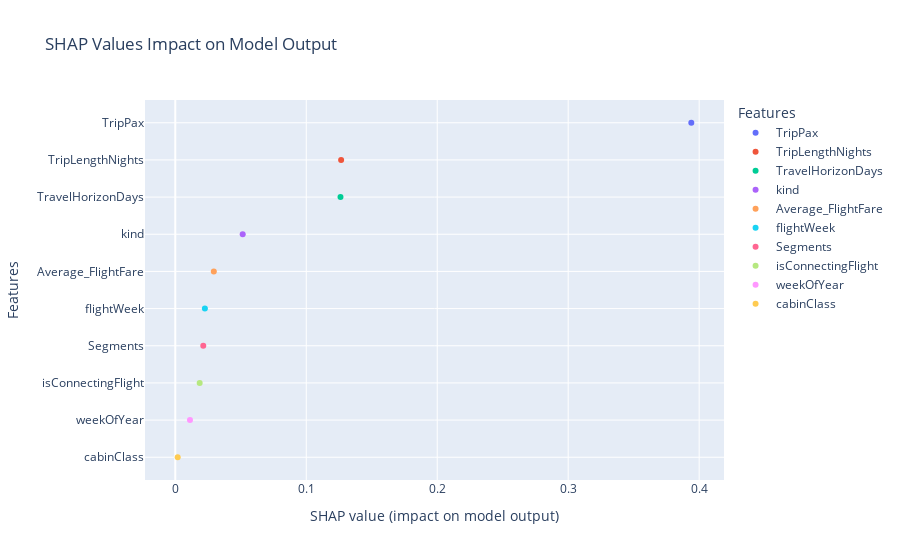

Notebook code for this chart:
### Code cell
import plotly.express as px
import pandas as pd

shap_df = pd.DataFrame(shap_values, columns=df_test_sample[features].columns)
shap_df = shap_df.abs().mean(axis=0).reset_index()
shap_df.columns = ['feature', 'impact']
shap_df = shap_df.sort_values(by='impact', ascending=False)

print(shap_df)

fig = px.scatter(
    shap_df,
    x='impact',
    y='feature',
    color='feature',
    title='SHAP Values Impact on Model Output',
    labels={'impact': 'SHAP value (impact on model output)', 'feature': 'Features'}
)

fig.update_layout(yaxis={'categoryorder': 'total ascending'})

fig.show()

### Figure 1 — Plotly figure (JSON) as saved in the notebook; plotly's stock layout.template omitted (floating-point values rounded to 4 significant figures)
{"data": [{"hovertemplate": "Features=%{y}<br>SHAP value (impact on model output)=%{x}<extra></extra>", "legendgroup": "TripPax", "marker": {"color": "#636efa", "symbol": "circle"}, "mode": "markers", "name": "TripPax", "orientation": "h", "showlegend": true, "type": "scatter", "x": [0.394], "xaxis": "x", "y": ["TripPax"], "yaxis": "y"}, {"hovertemplate": "Features=%{y}<br>SHAP value (impact on model output)=%{x}<extra></extra>", "legendgroup": "TripLengthNights", "marker": {"color": "#EF553B", "symbol": "circle"}, "mode": "markers", "name": "TripLengthNights", "orientation": "h", "showlegend": true, "type": "scatter", "x": [0.1266], "xaxis": "x", "y": ["TripLengthNights"], "yaxis": "y"}, {"hovertemplate": "Features=%{y}<br>SHAP value (impact on model output)=%{x}<extra></extra>", "legendgroup": "TravelHorizonDays", "marker": {"color": "#00cc96", "symbol": "circle"}, "mode": "markers", "name": "TravelHorizonDays", "orientation": "h", "showlegend": true, "type": "scatter", "x": [0.1261], "xaxis": "x", "y": ["TravelHorizonDays"], "yaxis": "y"}, {"hovertemplate": "Features=%{y}<br>SHAP value (impact on model output)=%{x}<extra></extra>", "legendgroup": "kind", "marker": {"color": "#ab63fa", "symbol": "circle"}, "mode": "markers", "name": "kind", "orientation": "h", "showlegend": true, "type": "scatter", "x": [0.05147], "xaxis": "x", "y": ["kind"], "yaxis": "y"}, {"hovertemplate": "Features=%{y}<br>SHAP value (impact on model output)=%{x}<extra></extra>", "legendgroup": "Average_FlightFare", "marker": {"color": "#FFA15A", "symbol": "circle"}, "mode": "markers", "name": "Average_FlightFare", "orientation": "h", "showlegend": true, "type": "scatter", "x": [0.02941], "xaxis": "x", "y": ["Average_FlightFare"], "yaxis": "y"}, {"hovertemplate": "Features=%{y}<br>SHAP value (impact on model output)=%{x}<extra></extra>", "legendgroup": "flightWeek", "marker": {"color": "#19d3f3", "symbol": "circle"}, "mode": "markers", "name": "flightWeek", "orientation": "h", "showlegend": true, "type": "scatter", "x": [0.02259], "xaxis": "x", "y": ["flightWeek"], "yaxis": "y"}, {"hovertemplate": "Features=%{y}<br>SHAP value (impact on model output)=%{x}<extra></extra>", "legendgroup": "Segments", "marker": {"color": "#FF6692", "symbol": "circle"}, "mode": "markers", "name": "Segments", "orientation": "h", "showlegend": true, "type": "scatter", "x": [0.02136], "xaxis": "x", "y": ["Segments"], "yaxis": "y"}, {"hovertemplate": "Features=%{y}<br>SHAP value (impact on model output)=%{x}<extra></extra>", "legendgroup": "isConnectingFlight", "marker": {"color": "#B6E880", "symbol": "circle"}, "mode": "markers", "name": "isConnectingFlight", "orientation": "h", "showlegend": true, "type": "scatter", "x": [0.01862], "xaxis": "x", "y": ["isConnectingFlight"], "yaxis": "y"}, {"hovertemplate": "Features=%{y}<br>SHAP value (impact on model output)=%{x}<extra></extra>", "legendgroup": "weekOfYear", "marker": {"color": "#FF97FF", "symbol": "circle"}, "mode": "markers", "name": "weekOfYear", "orientation": "h", "showlegend": true, "type": "scatter", "x": [0.01121], "xaxis": "x", "y": ["weekOfYear"], "yaxis": "y"}, {"hovertemplate": "Features=%{y}<br>SHAP value (impact on model output)=%{x}<extra></extra>", "legendgroup": "cabinClass", "marker": {"color": "#FECB52", "symbol": "circle"}, "mode": "markers", "name": "cabinClass", "orientation": "h", "showlegend": true, "type": "scatter", "x": [0.001842], "xaxis": "x", "y": ["cabinClass"], "yaxis": "y"}], "layout": {"legend": {"title": {"text": "Features"}, "tracegroupgap": 0}, "title": {"text": "SHAP Values Impact on Model Output"}, "xaxis": {"anchor": "y", "domain": [0, 1], "title": {"text": "SHAP value (impact on model output)"}}, "yaxis": {"anchor": "x", "categoryarray": ["cabinClass", "weekOfYear", "isConnectingFlight", "Segments", "flightWeek", "Average_FlightFare", "kind", "TravelHorizonDays", "TripLengthNights", "TripPax"], "categoryorder": "total ascending", "domain": [0, 1], "title": {"text": "Features"}}}}
